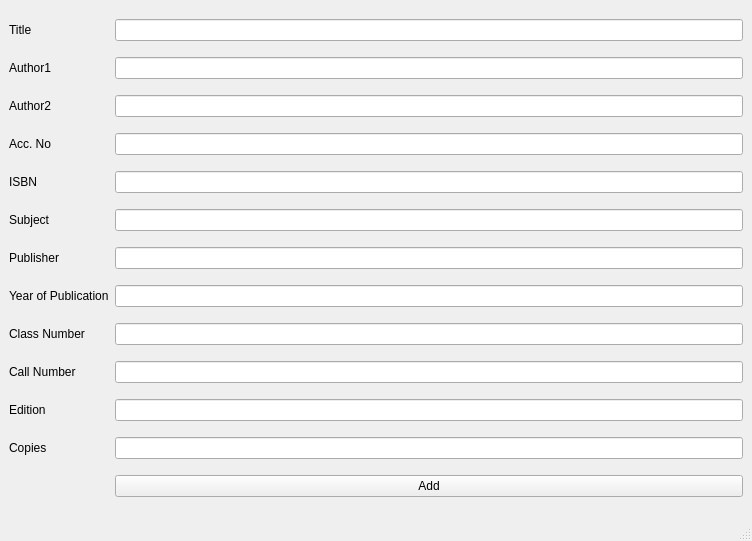
<?xml version="1.0" encoding="UTF-8"?>
<ui version="4.0">
 <class>MainWindow</class>
 <widget class="QMainWindow" name="MainWindow">
  <property name="geometry">
   <rect>
    <x>0</x>
    <y>0</y>
    <width>752</width>
    <height>541</height>
   </rect>
  </property>
  <property name="windowTitle">
   <string>MainWindow</string>
  </property>
  <widget class="QWidget" name="centralwidget">
   <layout class="QGridLayout" name="gridLayout">
    <item row="9" column="2">
     <widget class="QLineEdit" name="call_number"/>
    </item>
    <item row="4" column="0">
     <widget class="QLabel" name="label_5">
      <property name="text">
       <string>ISBN</string>
      </property>
     </widget>
    </item>
    <item row="10" column="2">
     <widget class="QLineEdit" name="edition"/>
    </item>
    <item row="9" column="0">
     <widget class="QLabel" name="label_9">
      <property name="text">
       <string>Call Number</string>
      </property>
     </widget>
    </item>
    <item row="0" column="0">
     <widget class="QLabel" name="label">
      <property name="text">
       <string>Title</string>
      </property>
     </widget>
    </item>
    <item row="4" column="2">
     <widget class="QLineEdit" name="isbn"/>
    </item>
    <item row="13" column="2">
     <widget class="QPushButton" name="add_data">
      <property name="text">
       <string>Add</string>
      </property>
     </widget>
    </item>
    <item row="2" column="0">
     <widget class="QLabel" name="label_3">
      <property name="text">
       <string>Author2</string>
      </property>
     </widget>
    </item>
    <item row="2" column="2">
     <widget class="QLineEdit" name="author_2"/>
    </item>
    <item row="11" column="2">
     <widget class="QLineEdit" name="copies"/>
    </item>
    <item row="6" column="2">
     <widget class="QLineEdit" name="publisher"/>
    </item>
    <item row="5" column="2">
     <widget class="QLineEdit" name="subject"/>
    </item>
    <item row="3" column="0">
     <widget class="QLabel" name="label_4">
      <property name="text">
       <string>Acc. No</string>
      </property>
     </widget>
    </item>
    <item row="7" column="0">
     <widget class="QLabel" name="label_8">
      <property name="text">
       <string>Year of Publication</string>
      </property>
     </widget>
    </item>
    <item row="11" column="0">
     <widget class="QLabel" name="label_11">
      <property name="text">
       <string>Copies</string>
      </property>
     </widget>
    </item>
    <item row="1" column="2">
     <widget class="QLineEdit" name="author_1"/>
    </item>
    <item row="7" column="2">
     <widget class="QLineEdit" name="year_of_publication"/>
    </item>
    <item row="3" column="2">
     <widget class="QLineEdit" name="acc_no"/>
    </item>
    <item row="1" column="0">
     <widget class="QLabel" name="label_2">
      <property name="text">
       <string>Author1</string>
      </property>
     </widget>
    </item>
    <item row="0" column="2">
     <widget class="QLineEdit" name="title"/>
    </item>
    <item row="10" column="0">
     <widget class="QLabel" name="label_10">
      <property name="text">
       <string>Edition</string>
      </property>
     </widget>
    </item>
    <item row="5" column="0">
     <widget class="QLabel" name="label_7">
      <property name="text">
       <string>Subject</string>
      </property>
     </widget>
    </item>
    <item row="6" column="0">
     <widget class="QLabel" name="label_6">
      <property name="text">
       <string>Publisher</string>
      </property>
     </widget>
    </item>
    <item row="8" column="0">
     <widget class="QLabel" name="label_12">
      <property name="text">
       <string>Class Number</string>
      </property>
     </widget>
    </item>
    <item row="8" column="2">
     <widget class="QLineEdit" name="class_number"/>
    </item>
   </layout>
  </widget>
  <widget class="QStatusBar" name="statusbar"/>
 </widget>
 <tabstops>
  <tabstop>title</tabstop>
  <tabstop>author_1</tabstop>
  <tabstop>author_2</tabstop>
  <tabstop>acc_no</tabstop>
  <tabstop>isbn</tabstop>
  <tabstop>subject</tabstop>
  <tabstop>publisher</tabstop>
  <tabstop>year_of_publication</tabstop>
  <tabstop>class_number</tabstop>
  <tabstop>call_number</tabstop>
  <tabstop>edition</tabstop>
  <tabstop>copies</tabstop>
  <tabstop>add_data</tabstop>
 </tabstops>
 <resources/>
 <connections/>
</ui>
